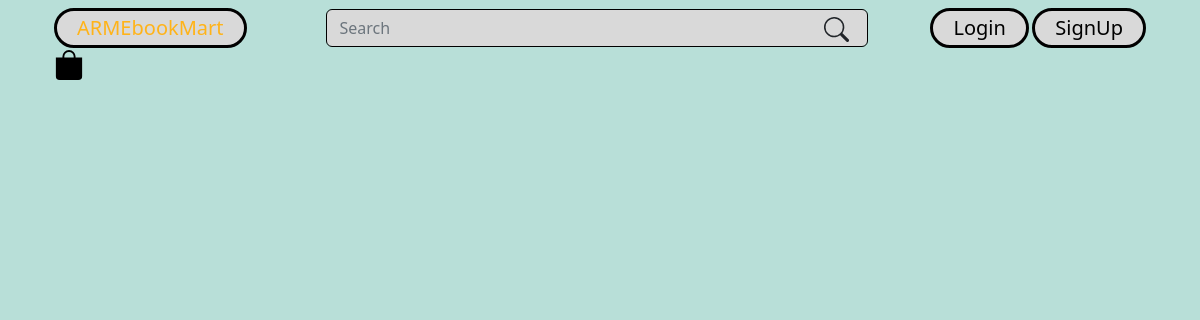
Page /allbooks/ on the earlier database version.
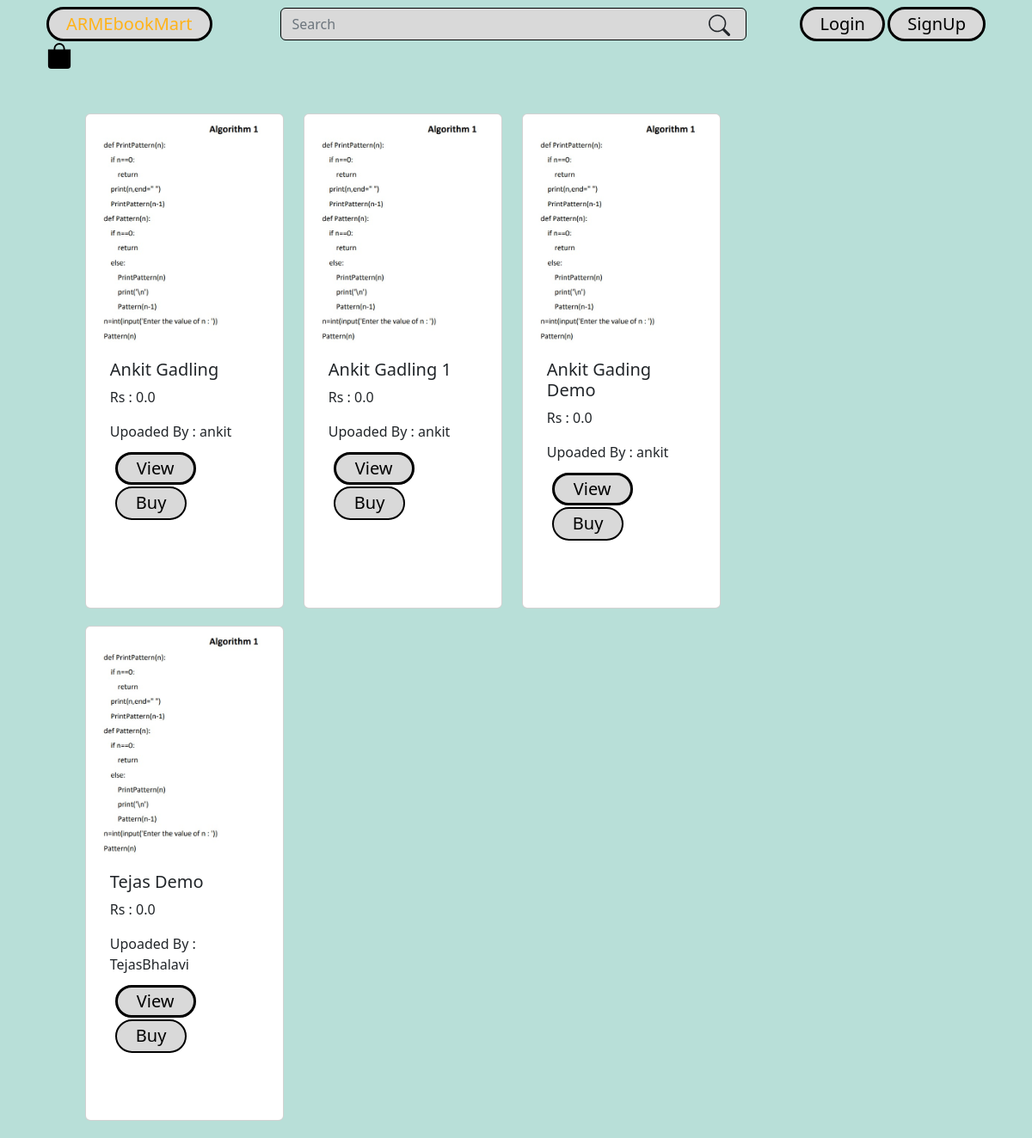
Same page on the later database version.
### ebooks/models.py (models this page shows, shortened)
class UserEbook(models.Model):
    author=models.ForeignKey(User, default=None,on_delete=models.CASCADE )
    title=models.CharField(max_length=50)
    price=models.FloatField()
    cover=models.ImageField(upload_to="media")
    book=models.FileField(upload_to="media")
    bookaudio=models.FileField(upload_to="media")
    slug=AutoSlugField(populate_from="title", unique=True , null=True )

### ebooks/views.py (the view)
# urls.py: path("allbooks/", views.all_books),
def all_books(request):
	cart_items=CartItems.objects.all()
	cart_item_total=0
	for item in cart_items:
		cart_item_total+=1
	ebooks={'userbooks': UserEbook.objects.all(),'cart_item_total':cart_item_total}
	if request.method=="GET":
		st=request.GET.get('search')
		if st!=None:
			ebooks={
				'userbooks':UserEbook.objects.filter(title__icontains=st), 'cart_item_total':cart_item_total
			}
	return render(request, "books.html", ebooks)

### templates/books.html (shortened to what this page needs)
{% load static %}
<!doctype html>
<html lang="en">
<head>
  <link href="https://cdn.jsdelivr.net/npm/bootstrap@5.2.2/dist/css/bootstrap.min.css" rel="stylesheet"
>
  <link href="{% static 'styles/style.css' %}" rel="stylesheet">
</head>
<body>
  <div class="container">
    {% include 'navbar.html' %}
    <div class="row books-center">
      {% for E in userbooks %}
      <div class="card book">
        {% if E.cover %}
        <img src="{{ E.cover.url }}" class="card-img-top" alt="{{E.title}}">
        {% endif %}
        <div class="card-body">
          <h5 class="card-title">{{E.title}}</h5>
          <p class="card-text">Rs : {{E.price}}</p>
          <p class="card-text">Upoaded By : {{E.author}}</p>
          {% if E.price > 0 %}
          <a href="/buy" class="View">View</a>
          {% else %}
          <a class="View" href="/viewuserbook/{{E.slug}}">View</a>
          {% endif %}
          <form style="display:inline;" action="cart_add_user_item/" method="post"><button class="View" type="submit"
              name="book_id" value="{{E.id}}">Buy</button></form>
        </div>
      </div>
      {% endfor %}
    </div>
</body>
</html>

### templates/navbar.html (shortened to what this page needs)
<nav class="navbar">
    <div class="container">
      <a class="logo" href="http://127.0.0.1:8000/">ARMEbookMart</a>
      <form action="" class="search-form" method="get">
        <input class="form-control search " type="search" placeholder="Search" name="search" value="">
        <button class="search-button" type="submit">
        </button>
      </form>
      {% if user.is_authenticated %}
      <a href="/user" class="username">
        <svg xmlns="http://www.w3.org/2000/svg" width="28" height="28" fill="currentColor" class="bi bi-person-circle"
          viewBox="0 0 16 16">
          <path d="M11 6a3 3 0 1 1-6 0 3 3 0 0 1 6 0z" />
          <path fill-rule="evenodd"
            d="M0 8a8 8 0 1 1 16 0A8 8 0 0 1 0 8zm8-7a7 7 0 0 0-5.468 11.37C3.242 11.226 4.805 10 8 10s4.757 1.225 5.468 2.37A7 7 0 0 0 8 1z" />
        </svg>
      </a>
      <a class="Button" href='/signout'>LogOut</a>
      {% else %}
      <a class="Button" href="/signin">Login</a>
      <a class="Button" href="/signup">SignUp</a>
      {% endif %}
      <a href="/cart" class="cart_icon">
        {% if cart_item_total > 0 %}
        <svg xmlns="http://www.w3.org/2000/svg" width="30" height="30" fill="currentColor" class="bi bi-bag-fill" viewBox="0 0 16 16">
            <path d="M8 1a2.5 2.5 0 0 1 2.5 2.5V4h-5v-.5A2.5 2.5 0 0 1 8 1zm3.5 3v-.5a3.5 3.5 0 1 0-7 0V4H1v10a2 2 0 0 0 2 2h10a2 2 0 0 0 2-2V4h-3.5z"/>
          </svg>
          <span class="cartitems">{{cart_item_total}}</span>
        {% else %}
        <svg xmlns="http://www.w3.org/2000/svg" width="30" height="30" fill="currentColor" class="bi bi-bag-fill" viewBox="0 0 16 16">
          <path d="M8 1a2.5 2.5 0 0 1 2.5 2.5V4h-5v-.5A2.5 2.5 0 0 1 8 1zm3.5 3v-.5a3.5 3.5 0 1 0-7 0V4H1v10a2 2 0 0 0 2 2h10a2 2 0 0 0 2-2V4h-3.5z"/>
        </svg>
        {% endif %}
      </a>
    </div>
  </nav>

### static/styles/style.css (style rules this page uses)
body { background-color: #B8DFD8; }
.logo { border-style: solid; font-size: 20px; color: #FFB319; background-color: #D9D9D9; border-radius: 43px; border-color: black; padding: 2px 20px 2px; text-decoration: none; cursor: pointer; }
.search-form { margin: 0% -7% 0% 7%; display: inline; width: 62%; }
.search { display: inline; width: 80%; background-color: #D9D9D9; border: 1px solid black; }
.search-button { width: 9%; display: inline; border: none; font-size: 1rem; font-weight: 400; line-height: 1.5; color: #212529; background-color: #D9D9D9; border-radius: 0px 12px 12px 0px; padding: 3px 20px 2px; text-decoration: none; cursor: pointer; margin-left: -10%; }
.Button { border-style: solid; font-size: 20px; color: black; background-color: #D9D9D9; border-radius: 43px; padding: 2px 20px 2px; text-decoration: none; cursor: pointer; }
.books-center { margin: 4% 5% 0px; }
.book { width: 23%; height: 36em; margin-bottom: 20px; margin-right: 22px; margin-left: 1px; }
.View { border-style: solid; font-size: 20px; color: black; background-color: #D9D9D9; border-radius: 43px; padding: 2px 22px 3px; margin: 6px; text-decoration: none; cursor: pointer; }
.cart_icon { text-decoration: none; font-size: 20px; color: black; }

Differences in the rows shown:
added UserEbook: cover (picture), title "Ankit Gadling", price "0.0", author "ankit", {{ E.id }} 43 (drawn)
added UserEbook: cover (picture), title "Ankit Gadling 1", price "0.0", author "ankit", {{ E.id }} 44 (drawn)
added UserEbook: cover (picture), title "Ankit Gading Demo", price "0.0", author "ankit", {{ E.id }} 45 (drawn)
added UserEbook: cover (picture), title "Tejas Demo", price "0.0", author "TejasBhalavi", {{ E.id }} 46 (drawn)
